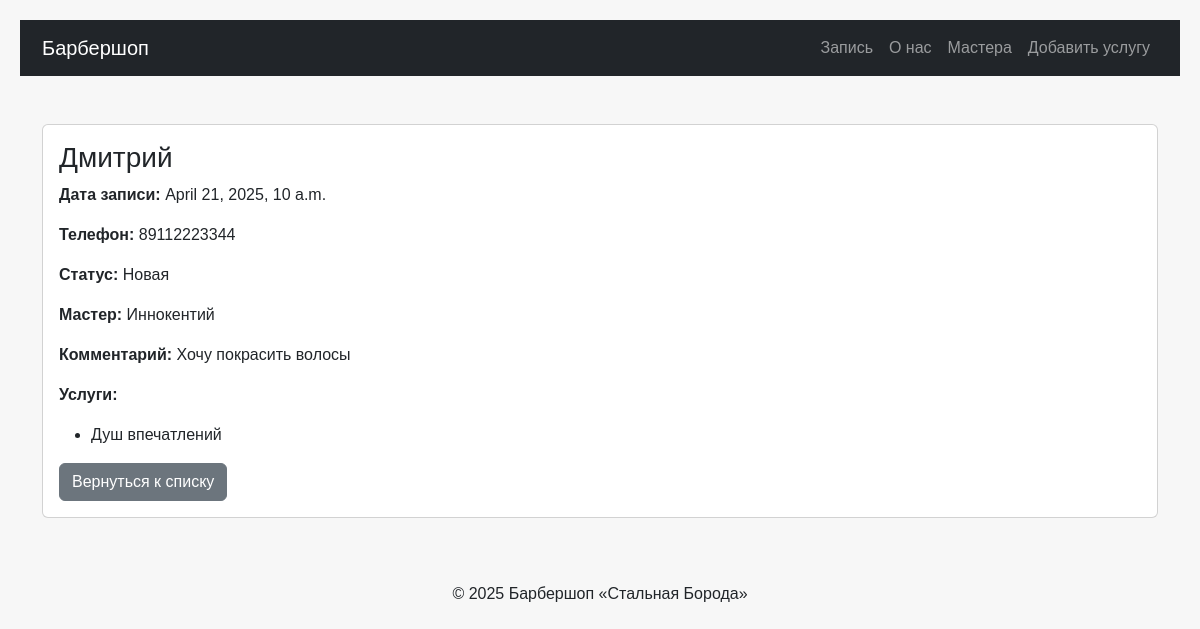
The app's page /orders/1/ with its own data.
### core/models.py (models this page shows, shortened)
class Order(models.Model):
    client_name = models.CharField(max_length=100, verbose_name="Имя клиента")
    phone = models.CharField(max_length=20, verbose_name="Телефон")
    comment = models.TextField(blank=True, verbose_name="Комментарий")
    status = models.CharField(max_length=50, choices=STATUS_CHOICES, default="new", verbose_name="Статус")
    date_created = models.DateTimeField(auto_now_add=True, verbose_name="Дата создания")
    date_updated = models.DateTimeField(auto_now=True, verbose_name="Дата обновления")
    master = models.ForeignKey(Master, on_delete=models.SET_NULL, null=True, blank=True, verbose_name="Мастер")
    services = models.ManyToManyField(Service, related_name="orders", verbose_name="Услуги")
    appointment_date = models.DateTimeField(verbose_name="Дата и время записи")
    class Meta:
        verbose_name = "Заказ"
        verbose_name_plural = "Заказы"

class Master(models.Model):
    name = models.CharField(max_length=150, verbose_name="Имя")
    photo = models.ImageField(upload_to="masters/", blank=True, verbose_name="Фотография")
    phone = models.CharField(max_length=20, verbose_name="Телефон")
    address = models.CharField(max_length=255, verbose_name="Адрес")
    experience = models.PositiveIntegerField(verbose_name="Стаж работы (лет)")
    services = models.ManyToManyField(Service, related_name="masters", verbose_name="Услуги")
    is_active = models.BooleanField(default=True, verbose_name="Активен")
    class Meta:
        verbose_name = "Мастер"
        verbose_name_plural = "Мастера"

class Service(models.Model):
    name = models.CharField(max_length=200, verbose_name="Название", db_index=True)
    description = models.TextField(blank=True, verbose_name="Описание")
    price = models.DecimalField(max_digits=10, decimal_places=2, verbose_name="Цена", db_index=True)
    duration = models.PositiveIntegerField(verbose_name="Длительность (минут)")
    is_popular = models.BooleanField(default=False, verbose_name="Популярная услуга")
    image = models.ImageField(upload_to="services/", blank=True, verbose_name="Изображение")
    class Meta:
        verbose_name = "Услуга"
        verbose_name_plural = "Услуги"
        indexes = [
            models.Index(fields=["name", "price"]),  # составной индекс
        ]

### barbershop/views.py (the view)
# urls.py: path('orders/<int:order_id>/', views.order_detail, name='order_detail'),
def order_detail(request, order_id):
    order = get_object_or_404(Order, id=order_id)
    context = {"order": order}
    return render(request, "core/order_detail.html", context)

### barbershop/templates/core/order_detail.html (shortened to what this page needs)
{% extends "base.html" %}
{% block content %}
<div class="card my-4">
    <div class="card-body">
        <h3>{{ order.client_name }}</h3>
        <p><strong>Дата записи:</strong> {{ order.appointment_date }}</p>
        <p><strong>Телефон:</strong> {{ order.phone }}</p>
        <p><strong>Статус:</strong> {{ order.get_status_display }}</p>
        <p><strong>Мастер:</strong>
            {% if order.master %}
                {{ order.master.name }}
            {% else %}
                Не назначен
            {% endif %}
        </p>
        <p><strong>Комментарий:</strong> {{ order.comment|default:"Нет комментария" }}</p>
        <p><strong>Услуги:</strong></p>
        <ul>
            {% for service in order.services.all %}
                <li>{{ service.name }}</li>
            {% empty %}
                <li>Нет услуг</li>
            {% endfor %}
        </ul>
        <a href="{% url 'orders_list' %}" class="btn btn-secondary">Вернуться к списку</a>
    </div>
</div>
{% endblock %}

### barbershop/static/main.css (style rules this page uses)
body { font-family: Arial, sans-serif; background: #f7f7f7; padding: 20px; }

### records on screen
Order: client_name "Дмитрий", appointment_date "April 21, 2025, 10 a.m.", phone "89112223344", status "Новая", master.name "Иннокентий", comment "Хочу покрасить волосы"
Service: name "Душ впечатлений"
